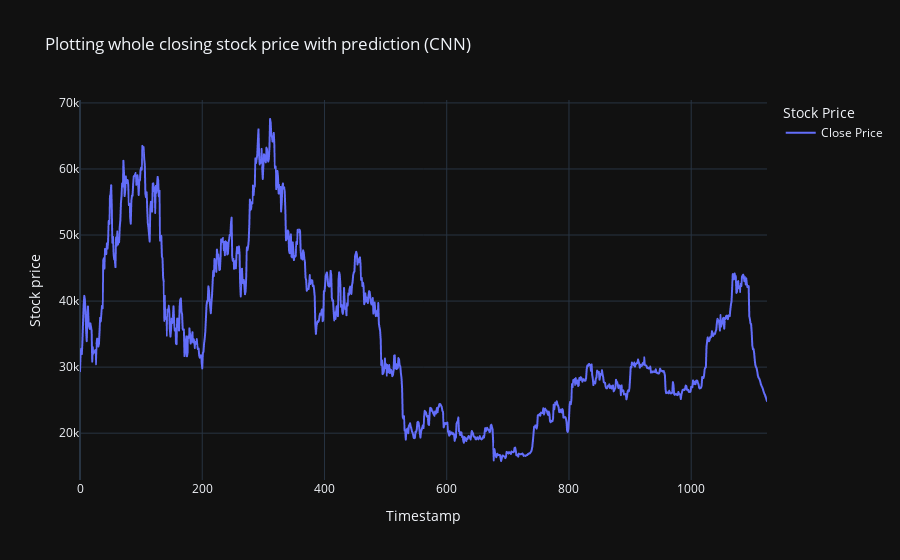

The notebook cell saved with this chart:
### Markdown cell above
## Plotting entire closing Stock price with next 30 days prediction CNN

### Code cell
# Plot the entire closing Stock price with next 30 days prediction
cnndf = close_df.tolist()
cnndf.extend((np.array(predicted_pricesCNN)).reshape(-1, 1).tolist())
cnndf = scaler.inverse_transform(cnndf).reshape(1, -1).tolist()[0]

fig = px.line(cnndf, labels={'value': 'Stock price', 'index': 'Timestamp', 'variable': 'Stock Price'},
              title='Plotting whole closing stock price with prediction', template='plotly_dark')
fig.update_layout(title_text='Plotting whole closing stock price with prediction (CNN)', template='plotly_dark')
fig.update_traces(name='Close Price')

# Show the figure
fig.show()

### Figure 1 — Plotly figure (JSON) as saved in the notebook; plotly's stock layout.template omitted (floating-point values rounded to 4 significant figures; data arrays with more than 128 entries replaced by an {"elided": "..."} marker saying what was removed)
{"data": [{"hovertemplate": "Stock Price=0<br>Timestamp=%{x}<br>Stock price=%{y}<extra></extra>", "legendgroup": "0", "line": {"color": "#636efa", "dash": "solid"}, "marker": {"symbol": "circle"}, "mode": "lines", "name": "Close Price", "showlegend": true, "x": {"elided": "1125 int values"}, "xaxis": "x", "y": {"elided": "1125 float values"}, "yaxis": "y", "type": "scattergl"}], "layout": {"xaxis": {"anchor": "y", "domain": [0.0, 1.0], "title": {"text": "Timestamp"}}, "yaxis": {"anchor": "x", "domain": [0.0, 1.0], "title": {"text": "Stock price"}}, "legend": {"title": {"text": "Stock Price"}, "tracegroupgap": 0}, "title": {"text": "Plotting whole closing stock price with prediction (CNN)"}}}
